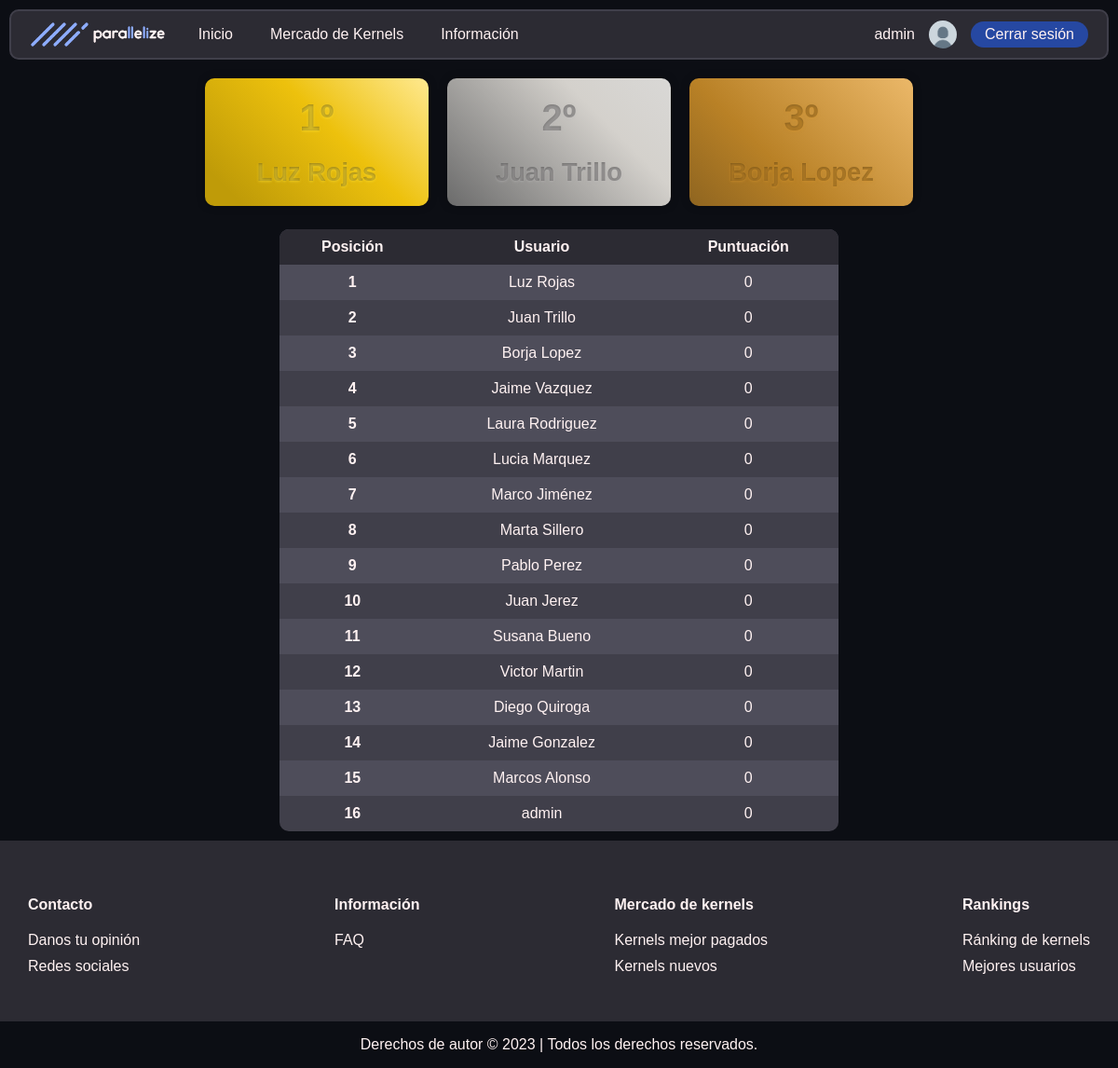
The page /ranking.php (signed in) on the database its author committed.
### tables this page shows
CREATE TABLE `users` (
  `user_email` varchar(60) NOT NULL,
  `user_password` varchar(60) NOT NULL,
  `millis_crunched` int(11) NOT NULL DEFAULT 0,
  `ranking` int(11) NOT NULL DEFAULT -1,
  `tokens` double NOT NULL DEFAULT 0,
  `last_active` date NOT NULL DEFAULT current_timestamp(),
  `blocked` tinyint(1) NOT NULL DEFAULT 0,
  `user_name` varchar(20) NOT NULL,
  `is_admin` tinyint(1) NOT NULL DEFAULT 0
);

### includes/src/dao/Usuario.php (called while the page is built, shortened)
<?php
class Usuario
{
    private $user_name;
    public static function buscaUsuario($user_email)
    {
        $conn = Aplicacion::getInstance()->getConexionBd();
        $query = sprintf("SELECT * FROM users U WHERE U.user_email = '%s'", $conn->real_escape_string($user_email));
        $rs = $conn->query($query);
        if ($rs->num_rows == 0) {
            return false;
        } else {
            $fila = $rs->fetch_assoc();
            return new Usuario($fila['user_name'], $fila['user_email'], $fila['user_password'],
                $fila['millis_crunched'], $fila['ranking'], $fila['tokens'], $fila['last_active'], $fila['blocked'],
                $fila['is_admin']);
        }
    }
    public static function getMejoresUsuarios($count)
    {
        $conn = Aplicacion::getInstance()->getConexionBd();
        $query = sprintf("SELECT user_name, millis_crunched FROM users U ORDER BY millis_crunched ASC LIMIT %s", $count);
        $rs = $conn->query($query);
        $users = $rs->fetch_all(MYSQLI_ASSOC);
        $ret = [];
        foreach ($users as $usr) {
            $ret[] = [$usr['user_name'], $usr['millis_crunched']];
        }
        return $ret;
    }
    public function __construct($user_name, $user_email, $user_password, $millis_crunched, $ranking, $tokens, $last_active, $blocked, $is_admin)
    {
        $this->user_name = $user_name;
    }
    public function getName()
    {
        return $this->user_name;
    }
    public function getPicUrl()
    {
        return RUTA_IMGS."/default_profile_pic.png";
    }
}

### ranking.php (the view, shortened to what this page needs)
<!DOCTYPE html>
<html lang='en'>
<head>
    <link rel='stylesheet' href='<?= RUTA_CSS ?>/nav_bar.css'>
    <link rel='stylesheet' href='/<?= RUTA_CSS ?>/nav_bar.css'>
    <link rel="stylesheet" href="<?= RUTA_CSS ?>/ranking.css">
    <link rel="stylesheet" href="<?= RUTA_CSS ?>/footer.css">
</head>
<body>
    <?php require('./includes/src/vistas/nav_bar.php') ?>
    <div class="main-container">
        <div class="ranking-container">
            <table>
                <thead>
                    <tr>
                        <th>Posición</th>
                        <th>Usuario</th>
                        <th>Puntuación</th>
                    </tr>
                </thead>
                <tbody>
                    <?php $GLOBALS['usuarios'] = \parallelize_namespace\Usuario::getMejoresUsuarios(25);
                    foreach ($GLOBALS['usuarios'] as $key => $value) {
                        echo "<tr>";
                        echo "<td>" . $key + 1 . "</td>";
                        echo "<td>" . $value[0] . "</td>";
                        echo "<td>" . $value[1] . "</td>";
                        echo "</tr>";
                    }
                    ?>
                </tbody>
            </table>
            <div class="right-side">
                <div class="podio">
                    <div class="podio-item oro">
                        <h3 class="no-margin">1º</h3>
                        <p class="no-margin"><?=$GLOBALS['usuarios'][0][0]?></p>
                    </div>
                    <div class="podio-item plata">
                        <h3 class="no-margin">2º</h3>
                        <p class="no-margin"><?=$GLOBALS['usuarios'][1][0]?></p>
                    </div>
                    <div class="podio-item bronce">
                        <h3 class="no-margin">3º</h3>
                        <p class="no-margin"><?=$GLOBALS['usuarios'][2][0]?></p>
                    </div>
                </div>
            </div>
        </div>
    </div>
    <?php require("./includes/src/vistas/footer.php"); ?>
</body>
</html>

### includes/src/vistas/nav_bar.php (shortened to what this page needs)
<div id="nav-bar-container">
    <div id="nav-bar">
        <div class="nav-bar-sec">
            <a href="index.php"><img src="<?= RUTA_IMGS ?>/logo-h-dMode.png" alt="" height="30"></a>
            <ul class="links-sec">
                <li><a href="index.php">Inicio</a></li>
                <li><a href="kernel_marketplace.php">Mercado de Kernels</a>
                </li>
                <li><a href="FAQ.php">Información</a>
                </li>
            </ul>
        </div>
        <?php if (isset($_SESSION["user_email"])): ?>
            <div class="nav-bar-sec">
                <p class="username no-margin">
                    <a href="user_dashboard.php">
                        <?= \parallelize_namespace\Usuario::buscaUsuario($_SESSION["user_email"])->getName(); ?>
                    </a>
                </p>
                <a href="user_dashboard.php">
                    <img class="circle-border" src="<?= \parallelize_namespace\Usuario::buscaUsuario($_SESSION["user_email"])->getPicUrl(); ?>" alt=""
                        width="30" height="30"/>
                </a>
                <button class="small-button c-h-b-blue" onclick="location.href='logout.php'">Cerrar
                    sesión</button>
            </div>
        <?php endif; ?>
    </div>
</div>

### css/nav_bar.css (style rules this page uses)
#nav-bar-container { position: sticky; top: 0px; padding: 10px; width: 100%; box-sizing: border-box; }
#nav-bar { background-color: var(--gris); height: 54px; padding: 0px 20px; box-sizing: border-box; display: flex; align-items: center; justify-content: space-between; border-radius: 10px; width: 100%; border: 2px solid var(--h-gris); }
#nav-bar > .nav-bar-sec { display: flex; gap: 15px; align-items: center; }
#nav-bar ul { list-style-type: none; margin: 0; padding: 0; }
#nav-bar li { padding: 16px 20px; transition: all 0.3s; }
#nav-bar a { color: inherit; text-decoration: none; }
#nav-bar a > img { display: block; }
#nav-bar .username { max-width: 95px; text-overflow: ellipsis; white-space: nowrap; overflow: hidden; }
#nav-bar > .nav-bar-sec > ul > li { display: inline-block; }
#nav-bar > .nav-bar-sec > ul { display: flex; align-items: center; }

### css/ranking.css (style rules this page uses)
.ranking-container { display: flex; align-items: center; justify-content: center; gap: 25px; flex-wrap: wrap-reverse; min-height: 100vh; }
.right-side { display: flex; flex-direction: column; align-items: center; justify-content: flex-start; gap: 30px; }
table { width: fit-content; width: 100%; max-width: 600px; border-collapse: collapse; border-radius:6px; }
th,td { padding: 10px; text-align: center; color: var(--white); }
th { background-color: var(--gris); }
tr:nth-child(even) { background-color: var(--h-gris); }
tr:nth-child(odd) { background-color: var(--l-gris); }
tbody td:first-child { font-weight: bold; }
th:first-of-type { border-top-left-radius: 10px; }
th:last-of-type { border-top-right-radius: 10px; }
tr:last-of-type td:first-of-type { border-bottom-left-radius: 10px; }
tr:last-of-type td:last-of-type { border-bottom-right-radius:10px; }
.podio { display: flex; justify-content: center; align-items: center; flex-wrap: wrap; gap: 20px; }
.podio-item { text-align: center; padding: 20px; border-radius: 10px; box-shadow: 0px 0px 10px rgba(0, 0, 0, 0.3); width: 200px; display: flex; flex-direction: column; gap: 20px; }
.oro { background: linear-gradient(225deg, rgba(255,233,144,1) 0%, rgba(237,193,13,1) 42%, rgba(191,155,8,1) 89%); }
.oro > * { background-color: #665b1f91; -webkit-background-clip: text; -moz-background-clip: text; background-clip: text; color: transparent; text-shadow: #fcde3392 0px 1px 3px; }
.oro > h3 { font-size: 2.5em; }
.oro > p { font-size: 1.7em; font-weight: bold; }
.plata { background: linear-gradient(225deg, rgba(217,216,214,1) 0%, rgba(212,209,204,1) 31%, rgba(107,107,107,1) 100%); }
.plata > * { background-color: #515050a7; -webkit-background-clip: text; -moz-background-clip: text; background-clip: text; color: transparent; text-shadow: #bdbcbc75 0px 1px 3px; }
.plata > h3 { font-size: 2.5em; }
.plata > p { font-size: 1.7em; font-weight: bold; }
.bronce { background: linear-gradient(225deg, rgba(235,184,105,1) 0%, rgba(185,129,38,1) 63%, rgba(143,101,32,1) 100%); }
.bronce > * { background-color: #674815a4; -webkit-background-clip: text; -moz-background-clip: text; background-clip: text; color: transparent; text-shadow: #d2922c8a 0px 1px 3px; }
.bronce > h3 { font-size: 2.5em; }
.bronce > p { font-size: 1.7em; font-weight: bold; }

### css/global.css (style rules this page uses)
:root { --main: #8EADFF; --h-blue: #5181FF; --h-b-blue: #2648A2; --gris: #2C2B33; --h-gris: #403f4a; --bg: #0C0E14; --white: #FFF2F2; --m-white: #c1bbbb; --m-text: #9D8A8A; --l-gris: #4E4D5A; --red: #CE4B4B; --green: #51B940; }
body { font-family: Arial, Helvetica, sans-serif; background-color: var(--bg); margin: 0px; color: var(--white); font-weight: 500; min-height: 100vh; display: flex; flex-direction: column; }
.main-container { padding: 10px; flex: 1; }
a { text-decoration: none; color: var(--h-blue); }
.c-h-b-blue { background-color: var(--h-b-blue); }
.no-margin { margin: 0px; }
.circle-border { border-radius: 50%; }
.small-button { font: inherit; padding: 5px 15px; border-radius: 15px; border: none; color: inherit; transition: filter 0.4s; }

### rows shown on the page
users: user_name "admin"
users: user_name "Luz Rojas", millis_crunched "0"
users: user_name "Juan Trillo", millis_crunched "0"
users: user_name "Borja Lopez", millis_crunched "0"
users: user_name "Jaime Vazquez", millis_crunched "0"
users: user_name "Laura Rodriguez", millis_crunched "0"
users: user_name "Lucia Marquez", millis_crunched "0"
users: user_name "Marco Jiménez", millis_crunched "0"
users: user_name "Marta Sillero", millis_crunched "0"
users: user_name "Pablo Perez", millis_crunched "0"
users: user_name "Juan Jerez", millis_crunched "0"
users: user_name "Susana Bueno", millis_crunched "0"
users: user_name "Victor Martin", millis_crunched "0"
users: user_name "Diego Quiroga", millis_crunched "0"
users: user_name "Jaime Gonzalez", millis_crunched "0"
users: user_name "Marcos Alonso", millis_crunched "0"

### other values the page prints
$value[0] "admin"
$value[1] "0"
